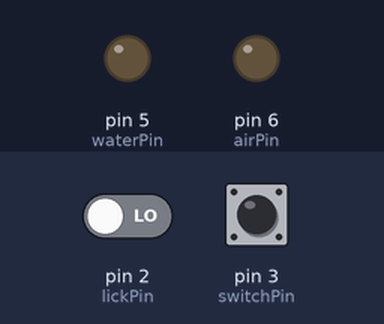
A sketch run on a simulated Arduino Uno, built with avr-gcc and run on an emulated ATmega328P. On the bench: output pins drawn as LEDs (lit = HIGH). The inputs (shaded band) are chosen by the test bench; at power-on: pin 2 (lickPin) LOW, pin 3 (switchPin) HIGH.

Above: at 1.2 s.
1.3 s: pin 2 (lickPin) driven HIGH
At 2.5 s:
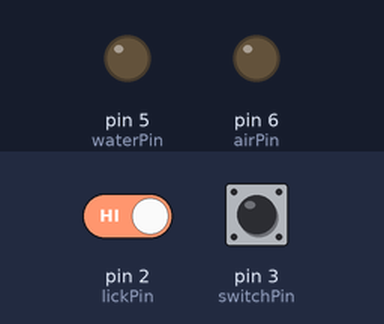
2.8 s: pin 3 (switchPin) pulled LOW for 3.2 s
At 7.4 s:
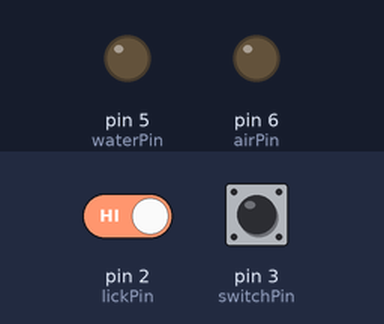
Timing chart, 0 to 8.9 s (numbered marks = the images above; inputs shaded):
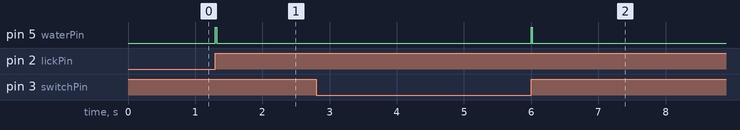

The sketch:

lick_switch_water_air_withInterrupt.ino
```cpp
int trialStep = 0;
// define input pins
const int switchPin = 3; // manual switch
const int lickPin = 2;  // lickometer
// define output pins
const int waterPin = 5; // water
const int airPin = 6;   // air

// Variables
//bool switchDetected = false; // switch flag
unsigned long lastLickStateChange = 0; // Last time lickometer gone up
unsigned long lastSwitchStateChange = 0; // Last time switch gone up
unsigned long stimStart = 0; // time at which the stim started
unsigned long lastWaterDelivered = 0;

// Output pulse parameters
const unsigned long waterDur = 20;   // Duration of the water pulse (ms)
const unsigned long airDur = 20;   // Duration of the air pulse (ms)

// Input pulse parameters
volatile bool lickTriggered = false; // Flag to
volatile bool switchTriggered = false;

// MATLAB conditional
char serialData;

bool airpuffDelivered = false;

void setup() {
Serial.begin(9600);
  pinMode(lickPin, INPUT);
  pinMode(switchPin, INPUT);
  pinMode(waterPin, OUTPUT);
  pinMode(airPin, OUTPUT);

  // Attach the interrupt to the rising edge of the inputPin
  attachInterrupt(digitalPinToInterrupt(lickPin), lickRisingEdgeISR, RISING);
  attachInterrupt(digitalPinToInterrupt(switchPin), switchRisingEdgeISR, RISING);

}

void loop() {
  if (Serial.available() > 0){
    serialData = Serial.read();
    stimStart = millis();
    airpuffDelivered = false;
  }

    // Check if the switch state has changed and deliver water if pushed
    if ((switchTriggered == true) && (millis() - lastSwitchStateChange > 500)) {
       // Pulse detected, trigger the output pulse
       switchTriggered = false;
       digitalWrite(waterPin, HIGH);
       delay(waterDur);
       digitalWrite(waterPin, LOW);
       lastSwitchStateChange = millis();
    }

    // Check if the switch state has changed and deliver water if pushed
    if ((lickTriggered == true) && (millis() - lastLickStateChange > 500)) {
       // Pulse detected, trigger the output pulse
       lickTriggered = false;
       digitalWrite(waterPin, HIGH);
       delay(waterDur);
       digitalWrite(waterPin, LOW);
       lastLickStateChange = millis();
    }

    // detect the lick and provide outcome according to the serial command
    //if ((millis() - lastWaterDelivered > 500) && (millis() - stimStart > 200) && (serialData == 'R' || serialData == 'P')) {
      // Check if the lickometer state has changed
    //  if (lickState == HIGH && lastLickStateChange == 0) {
    //    lastLickStateChange = millis(); // Record the time of the lickometer rising edge
    //  } else if (lickState == LOW && lastLickStateChange > 0) {
    //  // Calculate the lick pulse width
    //  unsigned long lickPulseWidth = millis() - lastLickStateChange;
    //  // Check if the lick pulse width is within a valid range (adjust the range as needed)
    //  if (lickPulseWidth > 5 && lickPulseWidth < 500) {
    //    // Pulse detected, trigger the output pulse
    //    if (serialData == 'R') {
    //      digitalWrite(waterPin, HIGH);
    //      delay(waterDur);
    //      digitalWrite(waterPin, LOW);
    //      lastWaterDelivered = millis();
    //    } else if ((serialData == 'P') && airpuffDelivered == false) {
    //      digitalWrite(airPin, HIGH);
    //      delay(airDur);
    //      digitalWrite(airPin, LOW);
    //      airpuffDelivered = true;
    //    }
    //    // Reset the variables for the next pulse detection
    //    lastLickStateChange = 0;
    //  }
    // }
    //}
}

// Interrupt Service Routine (ISR) for the rising edge detection
void lickRisingEdgeISR() {
  // Set the flag to indicate that a pulse should be triggered
  lickTriggered = true;
}

// Interrupt Service Routine (ISR) for the rising edge detection
void switchRisingEdgeISR() {
  // Set the flag to indicate that a pulse should be triggered
  switchTriggered = true;
}
```

Measured:
- after the input at 1.3 s, pin 5 (waterPin): LOW → HIGH at once, → LOW 0.02 s later
- after the input at 2.8 s, pin 5 (waterPin): LOW → HIGH after 3.2 s, → LOW 0.02 s later
